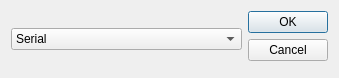
<?xml version="1.0" encoding="UTF-8"?>
<ui version="4.0">
 <class>Dialog</class>
 <widget class="QDialog" name="Dialog">
  <property name="geometry">
   <rect>
    <x>0</x>
    <y>0</y>
    <width>339</width>
    <height>78</height>
   </rect>
  </property>
  <property name="windowTitle">
   <string>Dialog</string>
  </property>
  <layout class="QGridLayout" name="gridLayout">
   <item row="0" column="0">
    <widget class="QComboBox" name="comboBox">
     <item>
      <property name="text">
       <string>Serial</string>
      </property>
     </item>
     <item>
      <property name="text">
       <string>Wifi</string>
      </property>
     </item>
     <item>
      <property name="text">
       <string>OFC</string>
      </property>
     </item>
     <item>
      <property name="text">
       <string>LAN</string>
      </property>
     </item>
     <item>
      <property name="text">
       <string>Zigbee</string>
      </property>
     </item>
     <item>
      <property name="text">
       <string>Bluetooth</string>
      </property>
     </item>
     <item>
      <property name="text">
       <string>Mobile Network</string>
      </property>
     </item>
    </widget>
   </item>
   <item row="0" column="1">
    <widget class="QDialogButtonBox" name="buttonBox">
     <property name="orientation">
      <enum>Qt::Vertical</enum>
     </property>
     <property name="standardButtons">
      <set>QDialogButtonBox::Cancel|QDialogButtonBox::Ok</set>
     </property>
    </widget>
   </item>
  </layout>
 </widget>
 <resources/>
 <connections>
  <connection>
   <sender>buttonBox</sender>
   <signal>accepted()</signal>
   <receiver>Dialog</receiver>
   <slot>accept()</slot>
   <hints>
    <hint type="sourcelabel">
     <x>248</x>
     <y>254</y>
    </hint>
    <hint type="destinationlabel">
     <x>157</x>
     <y>274</y>
    </hint>
   </hints>
  </connection>
  <connection>
   <sender>buttonBox</sender>
   <signal>rejected()</signal>
   <receiver>Dialog</receiver>
   <slot>reject()</slot>
   <hints>
    <hint type="sourcelabel">
     <x>316</x>
     <y>260</y>
    </hint>
    <hint type="destinationlabel">
     <x>286</x>
     <y>274</y>
    </hint>
   </hints>
  </connection>
 </connections>
</ui>
